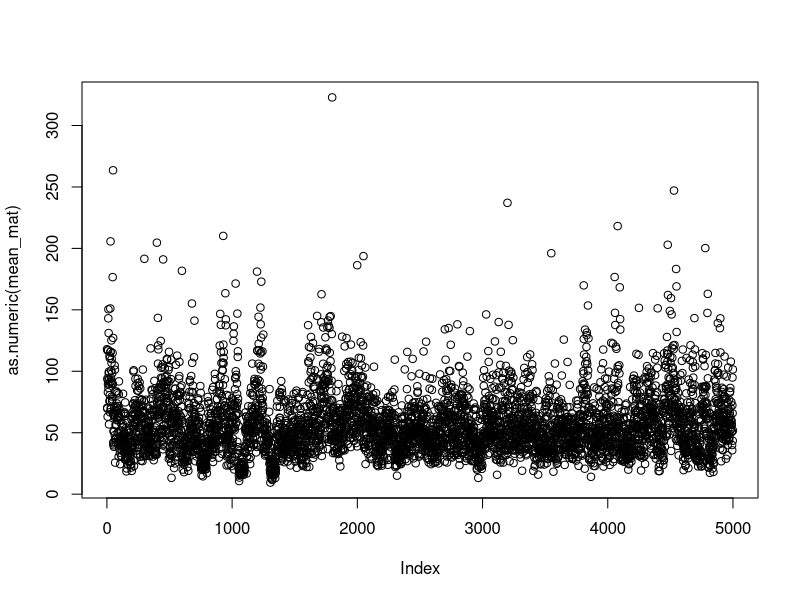
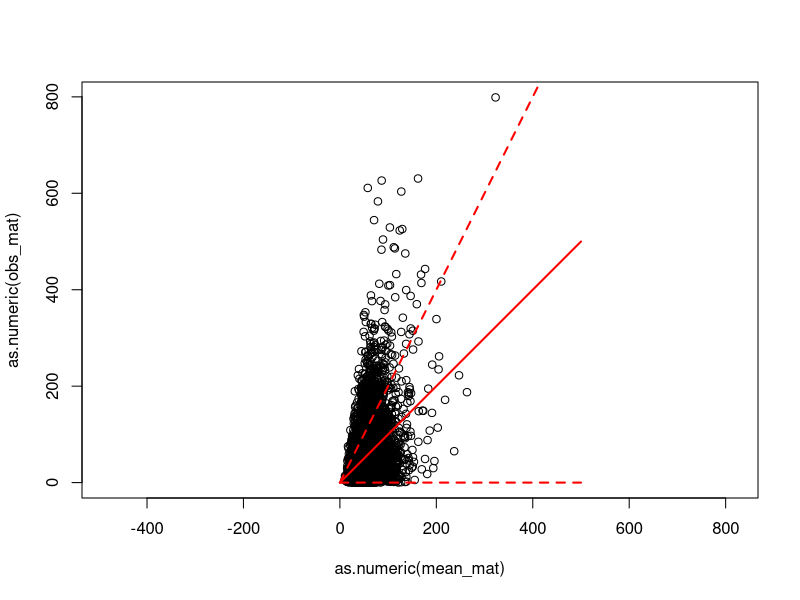
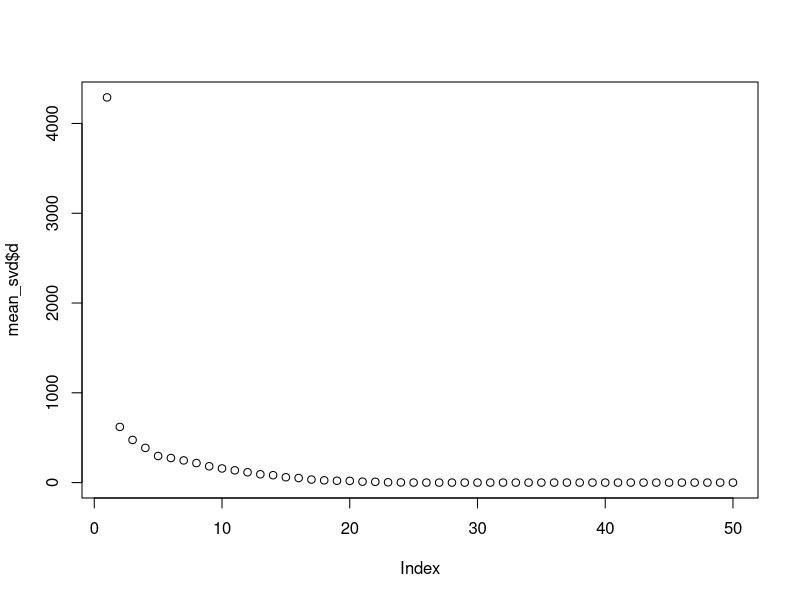
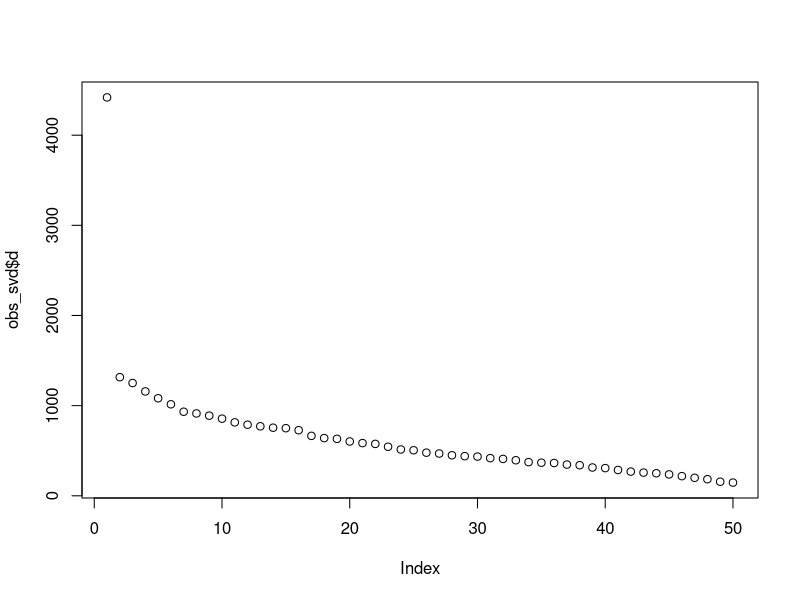
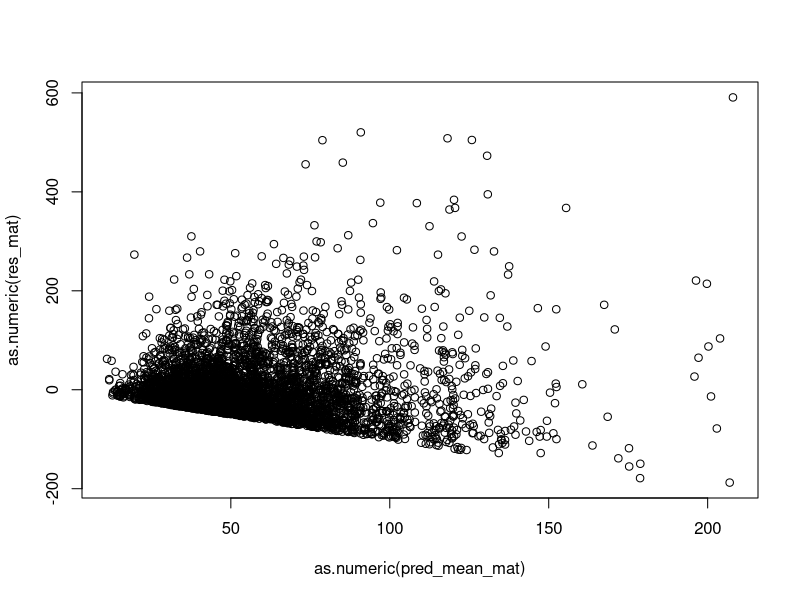

Here is the R script that generated these plots, in order:
rm(list=ls())
set.seed(10)

k <- 25
d <- 100
n <- 50

mat1 <- sapply(1:k, function(x){
  rexp(n, rate = 10*1/x)
})
mat2 <- sapply(1:k, function(x){
  rexp(d, rate = 10*1/x)
})

mean_mat <- mat1 %*% t(mat2)
plot(as.numeric(mean_mat))

obs_mat <- mean_mat
for(i in 1:n){
  for(j in 1:d){
    obs_mat[i,j] <- rexp(1, rate = 1/mean_mat[i,j])
  }
}

##########################
# hypothetical lines
plot(as.numeric(mean_mat), as.numeric(obs_mat), asp = T)
mean_val <- seq(0, 500, by = 1)
lines(mean_val, mean_val, col = "red", lwd = 2)
lines(mean_val, 2*mean_val, col = "red", lwd = 2, lty = 2)
lines(mean_val, rep(0, length(mean_val)), col = "red", lwd = 2, lty = 2)
###########################

# compute hypothetical svd
mean_svd <- svd(mean_mat)
plot(mean_svd$d)

#########################

obs_svd <- svd(obs_mat)
plot(obs_svd$d)
pred_mean_mat <- obs_svd$u[,1,drop=F] %*% obs_svd$d[1] %*% t(obs_svd$v[,1,drop=F])
res_mat <- obs_mat - pred_mean_mat

plot(as.numeric(pred_mean_mat), as.numeric(res_mat))
